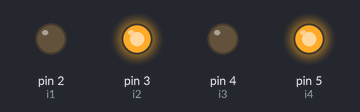
This sketch was run on a simulated Arduino Uno, built with avr-gcc and run on an emulated ATmega328P. Shown: output pins drawn as LEDs (lit = HIGH).

Above: at 2.5 s.
At 7.5 s:
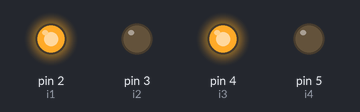
At 12.5 s:
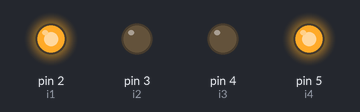
At 17.5 s:
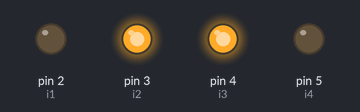
Timing chart, 0 to 26.0 s (numbered marks = the images above):
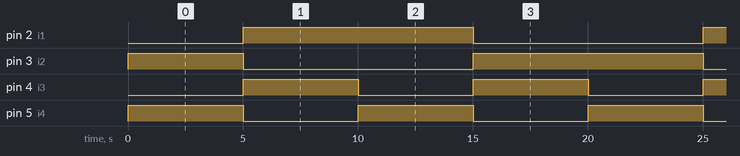

The sketch:

multi_dc_control_l293d.ino
```cpp
/*===================================
 TO GOVERN ANY DC MOTOR WITH TWO CONTROL PINS
 THE FOLLOWING PATTERN IS TO BE REMEMBERD:

 LET THE TWO CONTROL PINS BE A,B

 THEN THE CONTROL OF THE DC MOTOR BY THESE PINS WILL BE:

 	 A			 B			MOTION
   =====	   =====       ========
   LOW			LOW		   NO MOTION
   LOW 			HIGH	   CLOCKWISE
   HIGH			LOW		   ANTICLOCKWISE

 HERE THE CONTROL PINS ARE i1,i2,i3,i4
 =====================================*/

#define i1 2	//i1,i2 governs one motor
#define i2 3
#define i3 4	//i3,i4 governs one motor
#define i4 5

void setup()
{
  pinMode(i1,OUTPUT); //Setting up the control pins for each motor
  pinMode(i2,OUTPUT);
  pinMode(i3,OUTPUT);
  pinMode(i4,OUTPUT);
}

void loop()
{
  //forward
  digitalWrite(i1,LOW);
  digitalWrite(i2,HIGH);
  digitalWrite(i3,LOW);
  digitalWrite(i4,HIGH);
  delay(5000);

 //backward
  digitalWrite(i1,HIGH);
  digitalWrite(i2,LOW);
  digitalWrite(i3,HIGH);
  digitalWrite(i4,LOW);
  delay(5000);

  //left-turn
  digitalWrite(i1,HIGH);
  digitalWrite(i2,LOW);
  digitalWrite(i3,LOW);
  digitalWrite(i4,HIGH);
  delay(5000);

  //right-turn
  digitalWrite(i1,LOW);
  digitalWrite(i2,HIGH);
  digitalWrite(i3,HIGH);
  digitalWrite(i4,LOW);
  delay(5000);
}
```

Measured:
- by itself, pin 2 (i1): alternates HIGH for 10.0 s and LOW for 10.0 s
- by itself, pin 3 (i2): repeats every 20.0 s: LOW 10.0 s, HIGH 10.0 s
- by itself, pin 4 (i3), pin 5 (i4): alternates HIGH for 5.0 s and LOW for 5.0 s
